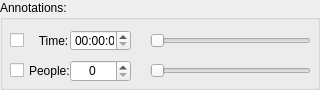
             <widget class="QGroupBox" name="annotations_groupBox">
              <property name="minimumSize">
               <size>
                <width>320</width>
                <height>90</height>
               </size>
              </property>
              <property name="maximumSize">
               <size>
                <width>320</width>
                <height>90</height>
               </size>
              </property>
              <property name="baseSize">
               <size>
                <width>0</width>
                <height>80</height>
               </size>
              </property>
              <property name="title">
               <string>Annotations:</string>
              </property>
              <widget class="QCheckBox" name="time_checkBox">
               <property name="geometry">
                <rect>
                 <x>10</x>
                 <y>30</y>
                 <width>61</width>
                 <height>21</height>
                </rect>
               </property>
               <property name="text">
                <string>   Time:</string>
               </property>
              </widget>
              <widget class="QSlider" name="time_horizontalSlider">
               <property name="geometry">
                <rect>
                 <x>150</x>
                 <y>30</y>
                 <width>161</width>
                 <height>22</height>
                </rect>
               </property>
               <property name="focusPolicy">
                <enum>Qt::NoFocus</enum>
               </property>
               <property name="maximum">
                <number>1439</number>
               </property>
               <property name="orientation">
                <enum>Qt::Horizontal</enum>
               </property>
              </widget>
              <widget class="QTimeEdit" name="specifictime_timeEdit">
               <property name="geometry">
                <rect>
                 <x>70</x>
                 <y>30</y>
                 <width>61</width>
                 <height>21</height>
                </rect>
               </property>
               <property name="toolTip">
                <string>X-value of vertical line.</string>
               </property>
               <property name="alignment">
                <set>Qt::AlignCenter</set>
               </property>
              </widget>
              <widget class="QCheckBox" name="people_checkBox">
               <property name="geometry">
                <rect>
                 <x>10</x>
                 <y>60</y>
                 <width>91</width>
                 <height>21</height>
                </rect>
               </property>
               <property name="text">
                <string>People:</string>
               </property>
               <property name="checked">
                <bool>false</bool>
               </property>
              </widget>
              <widget class="QSlider" name="people_horizontalSlider">
               <property name="geometry">
                <rect>
                 <x>150</x>
                 <y>60</y>
                 <width>161</width>
                 <height>22</height>
                </rect>
               </property>
               <property name="focusPolicy">
                <enum>Qt::NoFocus</enum>
               </property>
               <property name="maximum">
                <number>124</number>
               </property>
               <property name="orientation">
                <enum>Qt::Horizontal</enum>
               </property>
              </widget>
              <widget class="QSpinBox" name="people_spinBox">
               <property name="geometry">
                <rect>
                 <x>70</x>
                 <y>60</y>
                 <width>61</width>
                 <height>22</height>
                </rect>
               </property>
               <property name="toolTip">
                <string>Y-value of horizontal line.</string>
               </property>
               <property name="alignment">
                <set>Qt::AlignCenter</set>
               </property>
               <property name="maximum">
                <number>124</number>
               </property>
              </widget>
             </widget>
